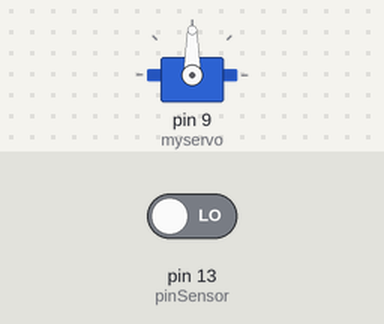
A sketch run on a simulated Arduino Uno, built with avr-gcc and run on an emulated ATmega328P. Shown: servo. The test bench sets the inputs (shaded band); at power-on: pin 13 (pinSensor) LOW.

Above: at 0.05 s.
At 4.0 s:
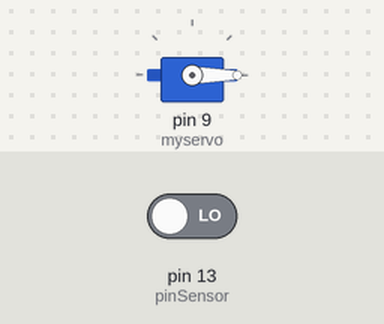
Timing chart, 0 to 5.2 s (numbered marks = the images above):
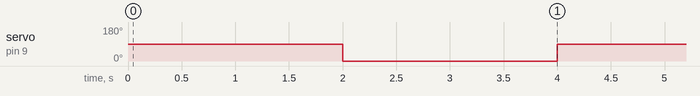

Measured:
- by itself, servo on pin 9 (myservo): alternates 90° for 2.0 s and 0° for 2.0 s

The sketch:

Primeiro_Led.ino
```cpp
#include <Servo.h>

//Crie um comando para acender nosso primeiro led

int pinSensor = 13;
int estadoSensor =0;

Servo myservo;

void setup() {

myservo.attach(9);
myservo.write(0);

}

void loop() {

estadoSensor = digitalRead (pinSensor);

//if (estadoSensor == 0) {
  myservo.write (90);
  delay(2000);
  myservo.write (-90);
  delay(2000);
  //}
}
```
